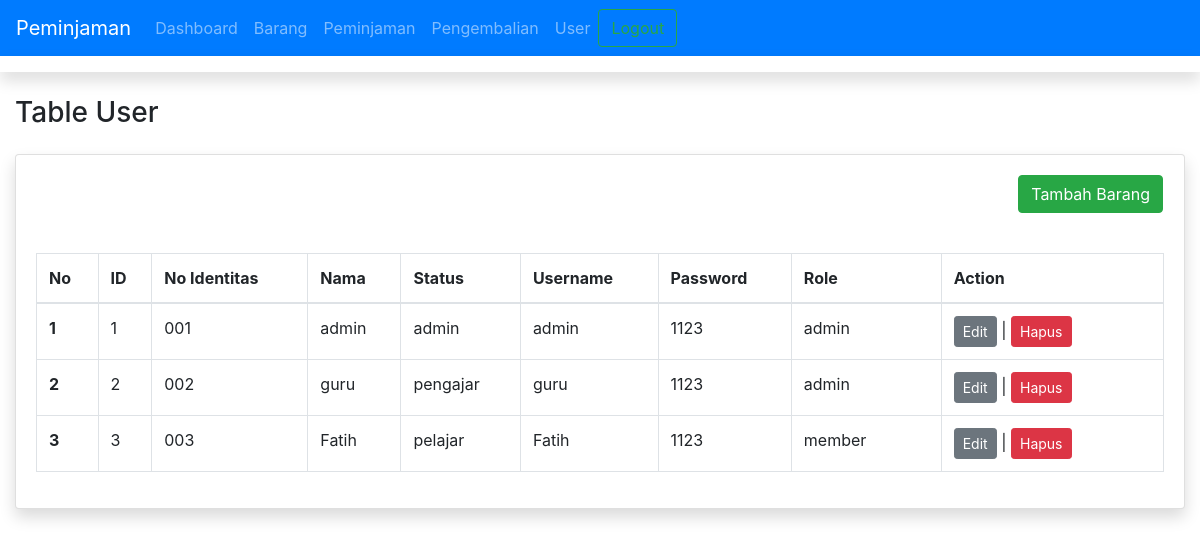
The page /user.php (signed in) on the database its author committed.
### tables this page shows
CREATE TABLE `user` (
  `id` int(255) NOT NULL,
  `no_identitas` varchar(255) NOT NULL,
  `nama` varchar(255) NOT NULL,
  `status` varchar(255) NOT NULL,
  `username` varchar(255) NOT NULL,
  `password` varchar(255) NOT NULL,
  `role` varchar(255) NOT NULL
);

### database.php (called while the page is built, shortened)
<?php
$host = "localhost";
$user = "root";
$pass = "";
$dbname = "sts_fatih";
$koneksi = mysqli_connect($host, $user, $pass, $dbname) or die("Gagal terhubung dengan database " . mysqli_error($koneksi));
function tampildata1($tablename)
{
    global $koneksi;
    $hasil = mysqli_query($koneksi, "select * from $tablename");
    $rows = [];
    while ($row = mysqli_fetch_assoc($hasil)) {
        $rows[] = $row;
    }
    return $rows;
}
?>

### user.php (the view, shortened to what this page needs)
<?php
require_once('database.php');
$data = tampildata1('user');
$nomor = 0;
?>
<!doctype html>
<html lang="en">
<head>
  <link rel="stylesheet" href="https://cdn.jsdelivr.net/npm/bootstrap@4.6.2/dist/css/bootstrap.min.css"
>
</head>
<body>
  <?php
  if ($_SESSION['status'] <> "login") {
    header("location:login.php?msg=belum_login");
  } else {
    require('navbar.php');
  }
  ?>
<div id="content-wrapper" class="d-flex flex-column">
<div id="content">
    <nav class="navbar navbar-expand navbar-light bg-white topbar mb-4 static-top shadow">
    </nav>
    <div class="container-fluid">
<h1 class="h3 mb-4 text-gray-800">Table User</h1>
<div class="card shadow mb-4">
<div class="card-body">
<div class="row justify-content-end pr-3">
<a href="tambahbarang.php"><button type="button" class="btn btn-success">Tambah Barang</button></a>
</div>
</div>
<div class="card-body">
<div class="table-responsive">
<table class="table table-bordered" id="dataTable" width="100%" cellspacing="0">
    <thead>
    <tr>
                    <th scope="col">No</th>
                    <th scope="col">ID</th>
                    <th scope="col">No Identitas</th>
                    <th scope="col">Nama</th>
                    <th scope="col">Status</th>
                    <th scope="col">Username</th>
                    <th scope="col">Password</th>
                    <th scope="col">Role</th>
                    <th scope="col">Action</th>
                </tr>
            </thead>
            <tbody>
                <?php foreach ($data as $item): ?>
                    <?php $nomor++; ?>
                    <tr>
                        <th scope="row">
                            <?php echo $nomor; ?>
                        </th>
                        <td>
                            <?php echo $item['id']; ?>
                        </td>
                        <td>
                            <?php echo $item['no_identitas']; ?>
                        </td>
                        <td>
                            <?php echo $item['nama']; ?>
                        </td>
                        <td>
                            <?php echo $item['status']; ?>
                        </td>
                        <td>
                            <?php echo $item['username']; ?>
                        </td>
                        <td>
                            <?php echo $item['password']; ?>
                        </td>
                        <td>
                            <?php echo $item['role']; ?>
                  <td>
                <?php
                    echo "
                    <a href='edit2.php?id=$item[id]'><button type='button' class='btn btn-secondary btn-sm'>Edit</button></a>
                    |
                    <a href='javascript:hapusData(".$item['id'].")'><button type='button' class='btn btn-danger btn-sm'>Hapus</button></a>
                    "
                ?>
                  </td>
            </td>
        </tr>
        <?php endforeach; ?>
    </tbody>
</table>
</div>
</div>
</div>
</div>
</div>
</div>
</body>
</html>

### navbar.php (shortened to what this page needs)
<?php
require_once('database.php')
?>
<nav class="navbar navbar-expand-lg navbar-dark bg-primary">
    <a class="navbar-brand" href="#">Peminjaman</a>
    <div class="collapse navbar-collapse" id="navbarTogglerDemo03">
      <ul class="navbar-nav mr-auto mt-2 mt-lg-0">
      <li class="nav-item">
          <a class="nav-link" href="home.php">Dashboard</span></a>
        </li>
        <li class="nav-item">
          <a class="nav-link" href="barang.php">Barang</span></a>
        </li>
        <li class="nav-item">
          <a class="nav-link" href="peminjaman.php">Peminjaman <span class="sr-only">(current)</span></a>
        </li>
        <li class="nav-item">
          <a class="nav-link" href="pengembalian.php">Pengembalian <span class="sr-only"></span></a>
        </li>
        <li class="nav-item">
          <a class="nav-link" href="user.php">User <span class="sr-only"></span></a>
        </li>
      <form class="form-inline my-2 my-lg-0">
        <a class="btn btn-outline-success my-2 my-sm-0" href="logout.php" role="button">Logout</a>
      </form>
    </div>
  </nav>

### rows shown on the page
user: id "1", no_identitas "001", nama "admin", status "admin", username "admin", password "1123", role "admin"
user: id "2", no_identitas "002", nama "guru", status "pengajar", username "guru", password "1123", role "admin"
user: id "3", no_identitas "003", nama "Fatih", status "pelajar", username "Fatih", password "1123", role "member"
